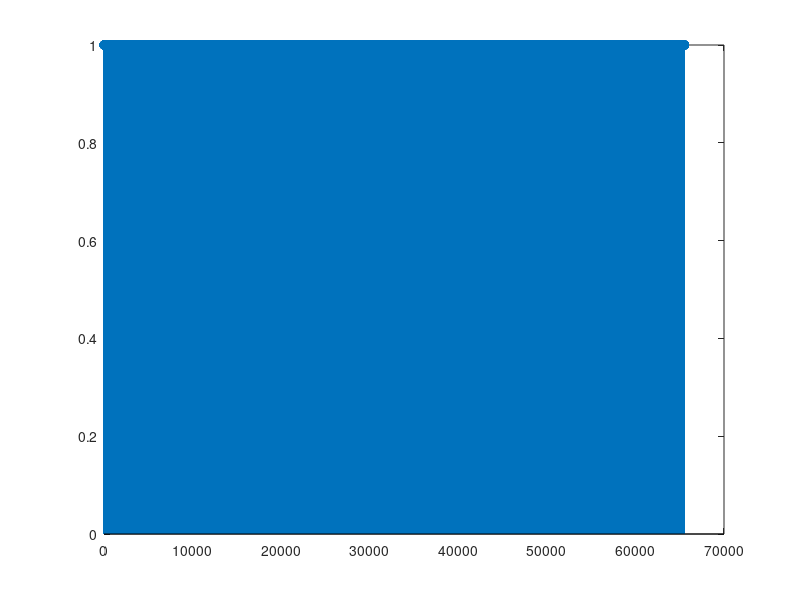

Reproduce this figure in MATLAB.
%% Session 6, Filter design
% getting the frequency spectrum of a delta-function.
clear
clf

x = [ ones(1, 65536) ];

stem(x);
